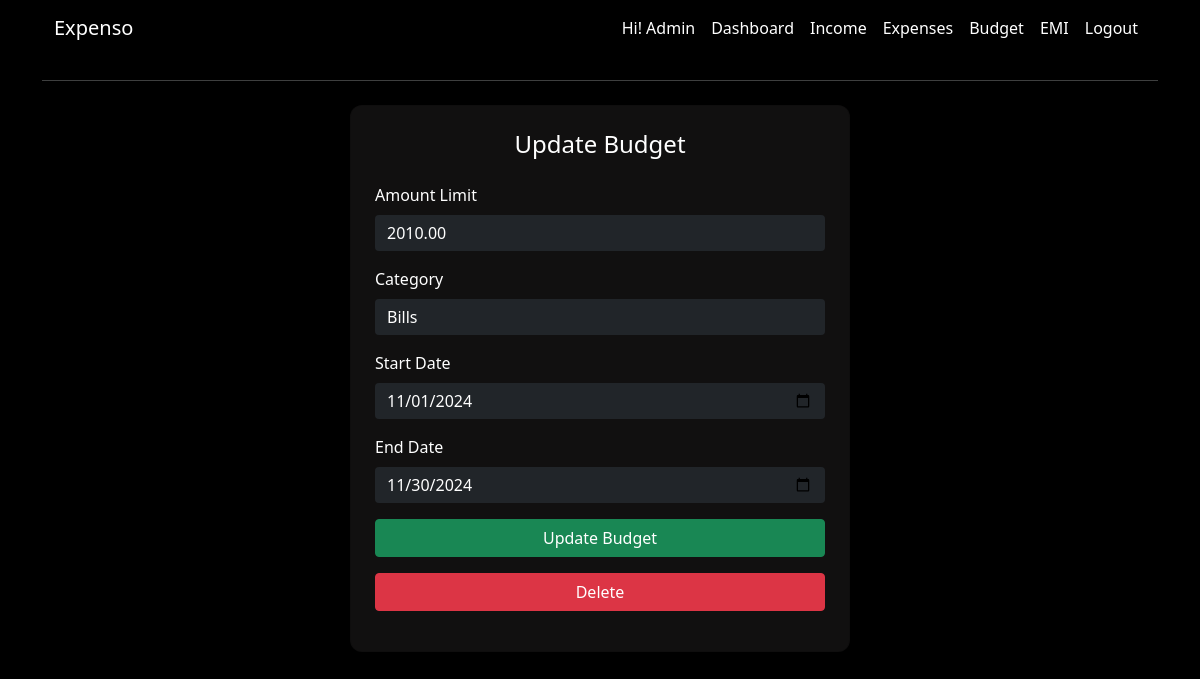
The app's page /budget/update/1 (signed in) with its own data.
### app/models.py (models this page shows, shortened)
class User(AbstractBaseUser, PermissionsMixin):
    email = models.EmailField(
        verbose_name="email address",  # Human-readable name for email
        max_length=255,  # Maximum length for the email field
        unique=True,  # Ensures email is unique
    )
    username = models.CharField(max_length=50, unique=True, blank=True, null=True)  # Optional username field
    name = models.CharField(max_length=50)
    phone = models.CharField(max_length=10)
    is_active = models.BooleanField(default=True)  # Defaults to active
    is_admin = models.BooleanField(default=False)
    objects = UserManager()
    USERNAME_FIELD = "email"
    REQUIRED_FIELDS = ["name", "phone", "username"]

class Budget(models.Model):
    user = models.ForeignKey(  # Foreign key to associate the budget with a user.
        User,  # Refers to the User model.
        on_delete=models.CASCADE,  # Deletes the budget record if the associated user is deleted.
        related_name='budgets'  # Allows reverse querying using 'budgets' on the User model.
    )
    category = models.ForeignKey(  # Foreign key to associate the budget with a category.
        Category,  # Refers to the Category model.
        on_delete=models.CASCADE  # Deletes the budget record if the associated category is deleted.
    )
    amount_limit = models.DecimalField(  # Field to store the budget limit amount.
        max_digits=10,  # Maximum number of digits in the amount (including decimal places).
        decimal_places=2  # Number of digits after the decimal point (e.g., 1000.00).
    )
    start_date = models.DateField()  # Field to store the start date of the budget period.
    end_date = models.DateField()  # Field to store the end date of the budget period.

class Category(models.Model):
    INCOME = 'Income'  # Constant for the "Income" category type.
    EXPENSE = 'Expense'  # Constant for the "Expense" category type.
    CATEGORY_TYPES = [  # A list of choices for the 'category_type' field.
        (INCOME, 'Income'),  # First choice is "Income".
        (EXPENSE, 'Expense'),  # Second choice is "Expense".
    ]
    user = models.ForeignKey(  # Foreign key to associate categories with a user.
        User,  # Refers to the User model.
        on_delete=models.CASCADE,  # Deletes categories when the user is deleted.
        blank=True,  # Allows this field to be left empty.
        null=True,  # Allows this field to store NULL values.
        related_name='categories'  # Allows reverse querying using 'categories' on the User model.
    )
    name = models.CharField(  # Field for the category name.
        max_length=50,  # Maximum length of the name is 50 characters.
    )
    category_type = models.CharField(  # Field for the type of category (Income or Expense).
        max_length=10,  # Maximum length of the category type is 10 characters.
        choices=CATEGORY_TYPES  # Limits the field to predefined choices (Income/Expense).
    )
    created_at = models.DateTimeField(  # Field to store when the category was created.
        auto_now_add=True  # Automatically sets the current timestamp when created.
    )

### app/views.py (the view, shortened to what this page needs)
# urls.py: path('budget/update/<int:id>', views.budget_update_view, name='budget-update'),
@login_required(login_url='login')
def budget_update_view(request, id):
    budget = get_object_or_404(Budget, user=request.user, id=id)
    expense_categories = request.user.categories.filter(category_type='Expense')
    return render(request, 'budget/budget_update.html', context={'budget':budget, 'expense_categories':expense_categories})

### app/templates/budget/budget_update.html (shortened to what this page needs)
{% extends 'base.html' %}
{% load static %}
{% block content %}
<hr class="my-4">
<div class="d-flex justify-content-center align-items-center mb-5">
    <div class="card text-white shadow-sm p-4" style="width: 100%; max-width: 500px;">
        <h4 class="text-center mb-4">Update Budget</h4>
        <form method="POST">
            <div class="mb-3">
                <label class="form-label">Amount Limit</label>
                <input type="number" step="0.01" name="amount_limit" value="{{budget.amount_limit}}" class="form-control bg-dark text-white border-0 rounded" required>
            </div>
            <div class="mb-3">
                <label class="form-label">Category</label>
                <select name="category" class="form-control bg-dark text-white border-0 rounded" required>
                    {% for category in expense_categories %}
                    <option value="{{ category.id }}" {% if budget.category.id == category.id %}selected{% endif %}>
                        {{ category.name }}
                    </option>
                    {% endfor %}
                </select>
            </div>
            <div class="mb-3">
                <label class="form-label">Start Date</label>
                <input type="date" name="start_date" value="{{budget.start_date | date:'Y-m-d'}}" class="form-control bg-dark text-white border-0 rounded" required>
            </div>
            <div class="mb-3">
                <label class="form-label">End Date</label>
                <input type="date" name="end_date" value="{{budget.end_date | date:'Y-m-d'}}" class="form-control bg-dark text-white border-0 rounded" required>
            </div>
            <button type="submit" class="btn btn-success mb-3 w-100">Update Budget</button>
            <a href="{% url 'budget-delete' budget.id %}" class="btn btn-danger mb-3 w-100">Delete</a>
        </form>
    </div>
</div>
{% endblock %}

### app/templates/navbar.html (shortened to what this page needs)
<nav class="navbar navbar-expand-lg" style="background-color: #000;">
  <div class="container-fluid">
    <a class="navbar-brand text-white" href="{% url 'home' %}">Expenso</a>
    <div class="collapse navbar-collapse" id="navbarTogglerDemo02">
      <ul class="navbar-nav ms-auto mb-2 mb-lg-0">
          <li class="nav-item">
            <a class="nav-link text-white" href="#">Hi! {{request.user.username | capfirst}}</a>
          </li>
        {% if request.user.is_authenticated %}
          <li class="nav-item">
            <a class="nav-link text-white" href="{% url 'dashboard' %}">Dashboard</a>
          </li>
          <li class="nav-item">
            <a class="nav-link text-white" href="{% url 'income' %}">Income</a>
          </li>
          <li class="nav-item">
            <a class="nav-link text-white" href="{% url 'expenses' %}">Expenses</a>
          </li>
          <li class="nav-item">
            <a class="nav-link text-white" href="{% url 'budgets' %}">Budget</a>
          </li>
          <li class="nav-item">
            <a class="nav-link text-white" href="{% url 'emi' %}">EMI</a>
          </li>
          <li class="nav-item">
            <a class="nav-link text-white" href="{% url 'logout' %}">Logout</a>
          </li>
          {% endif %}
      </ul>
    </div>
  </div>
</nav>

### app/templates/base.html (style rules this page uses)
.card { background-color: #111010 !important; border-radius: 12px !important; }

### records on screen
User: user.username "Admin"
Budget: amount_limit "2010.00", category "Bills", start_date "11/01/2024", end_date "11/30/2024"
